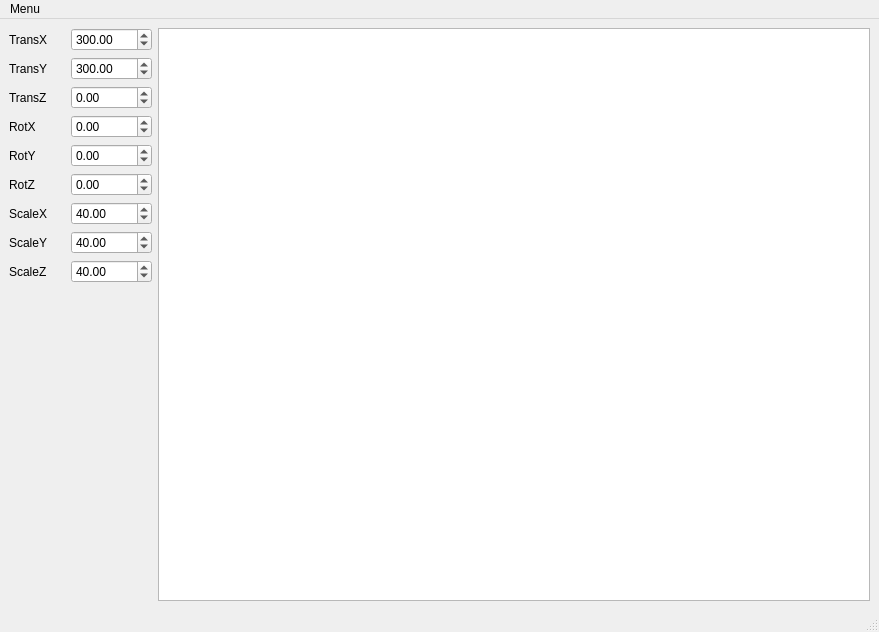
<?xml version="1.0" encoding="UTF-8"?>
<ui version="4.0">
 <class>MainWindow</class>
 <widget class="QMainWindow" name="MainWindow">
  <property name="geometry">
   <rect>
    <x>0</x>
    <y>0</y>
    <width>879</width>
    <height>632</height>
   </rect>
  </property>
  <property name="windowTitle">
   <string>MainWindow</string>
  </property>
  <widget class="QWidget" name="centralwidget">
   <layout class="QHBoxLayout" name="horizontalLayout" stretch="1,5">
    <item>
     <layout class="QGridLayout" name="gridLayout">
      <item row="4" column="1">
       <widget class="QDoubleSpinBox" name="RotY">
        <property name="minimum">
         <double>-180.000000000000000</double>
        </property>
        <property name="maximum">
         <double>180.000000000000000</double>
        </property>
        <property name="singleStep">
         <double>10.000000000000000</double>
        </property>
       </widget>
      </item>
      <item row="8" column="1">
       <widget class="QDoubleSpinBox" name="ScaleY">
        <property name="minimum">
         <double>0.100000000000000</double>
        </property>
        <property name="maximum">
         <double>10000.000000000000000</double>
        </property>
        <property name="value">
         <double>40.000000000000000</double>
        </property>
       </widget>
      </item>
      <item row="0" column="1">
       <widget class="QDoubleSpinBox" name="TransX">
        <property name="minimum">
         <double>-10000.000000000000000</double>
        </property>
        <property name="maximum">
         <double>10000.000000000000000</double>
        </property>
        <property name="value">
         <double>300.000000000000000</double>
        </property>
       </widget>
      </item>
      <item row="3" column="1">
       <widget class="QDoubleSpinBox" name="RotX">
        <property name="minimum">
         <double>-180.000000000000000</double>
        </property>
        <property name="maximum">
         <double>180.000000000000000</double>
        </property>
        <property name="singleStep">
         <double>10.000000000000000</double>
        </property>
       </widget>
      </item>
      <item row="9" column="1">
       <widget class="QDoubleSpinBox" name="ScaleZ">
        <property name="minimum">
         <double>0.100000000000000</double>
        </property>
        <property name="maximum">
         <double>1000.000000000000000</double>
        </property>
        <property name="value">
         <double>40.000000000000000</double>
        </property>
       </widget>
      </item>
      <item row="5" column="0">
       <widget class="QLabel" name="label_5">
        <property name="text">
         <string>RotZ</string>
        </property>
       </widget>
      </item>
      <item row="2" column="1">
       <widget class="QDoubleSpinBox" name="TransZ">
        <property name="minimum">
         <double>-1000.000000000000000</double>
        </property>
        <property name="maximum">
         <double>1000.000000000000000</double>
        </property>
       </widget>
      </item>
      <item row="8" column="0">
       <widget class="QLabel" name="label_8">
        <property name="text">
         <string>ScaleY</string>
        </property>
       </widget>
      </item>
      <item row="5" column="1">
       <widget class="QDoubleSpinBox" name="RotZ">
        <property name="minimum">
         <double>-180.000000000000000</double>
        </property>
        <property name="maximum">
         <double>180.000000000000000</double>
        </property>
        <property name="singleStep">
         <double>10.000000000000000</double>
        </property>
       </widget>
      </item>
      <item row="7" column="0">
       <widget class="QLabel" name="label_6">
        <property name="text">
         <string>ScaleX</string>
        </property>
       </widget>
      </item>
      <item row="3" column="0">
       <widget class="QLabel" name="label_4">
        <property name="text">
         <string>RotX</string>
        </property>
       </widget>
      </item>
      <item row="1" column="1">
       <widget class="QDoubleSpinBox" name="TransY">
        <property name="minimum">
         <double>-10000.000000000000000</double>
        </property>
        <property name="maximum">
         <double>10000.000000000000000</double>
        </property>
        <property name="value">
         <double>300.000000000000000</double>
        </property>
       </widget>
      </item>
      <item row="1" column="0">
       <widget class="QLabel" name="label_2">
        <property name="text">
         <string>TransY</string>
        </property>
       </widget>
      </item>
      <item row="7" column="1">
       <widget class="QDoubleSpinBox" name="ScaleX">
        <property name="maximum">
         <double>10000.000000000000000</double>
        </property>
        <property name="value">
         <double>40.000000000000000</double>
        </property>
       </widget>
      </item>
      <item row="9" column="0">
       <widget class="QLabel" name="label_9">
        <property name="text">
         <string>ScaleZ</string>
        </property>
       </widget>
      </item>
      <item row="0" column="0">
       <widget class="QLabel" name="label">
        <property name="text">
         <string>TransX</string>
        </property>
       </widget>
      </item>
      <item row="2" column="0">
       <widget class="QLabel" name="label_3">
        <property name="text">
         <string>TransZ</string>
        </property>
       </widget>
      </item>
      <item row="4" column="0">
       <widget class="QLabel" name="label_7">
        <property name="text">
         <string>RotY</string>
        </property>
       </widget>
      </item>
      <item row="10" column="0">
       <spacer name="verticalSpacer">
        <property name="orientation">
         <enum>Qt::Vertical</enum>
        </property>
        <property name="sizeHint" stdset="0">
         <size>
          <width>20</width>
          <height>40</height>
         </size>
        </property>
       </spacer>
      </item>
     </layout>
    </item>
    <item>
     <widget class="QGraphicsView" name="graphicsView"/>
    </item>
   </layout>
  </widget>
  <widget class="QMenuBar" name="menubar">
   <property name="geometry">
    <rect>
     <x>0</x>
     <y>0</y>
     <width>879</width>
     <height>22</height>
    </rect>
   </property>
   <widget class="QMenu" name="menuFile">
    <property name="title">
     <string>Menu</string>
    </property>
    <addaction name="actionOpen"/>
    <addaction name="actionSave"/>
    <addaction name="actionDefault_Scale"/>
    <addaction name="actionExit"/>
   </widget>
   <addaction name="menuFile"/>
  </widget>
  <widget class="QStatusBar" name="statusbar"/>
  <action name="actionOpen">
   <property name="text">
    <string>Open</string>
   </property>
  </action>
  <action name="actionExit">
   <property name="text">
    <string>Exit</string>
   </property>
  </action>
  <action name="actionDefault_Scale">
   <property name="text">
    <string>Default View</string>
   </property>
  </action>
  <action name="actionSave">
   <property name="text">
    <string>Save </string>
   </property>
  </action>
 </widget>
 <resources/>
 <connections/>
</ui>
